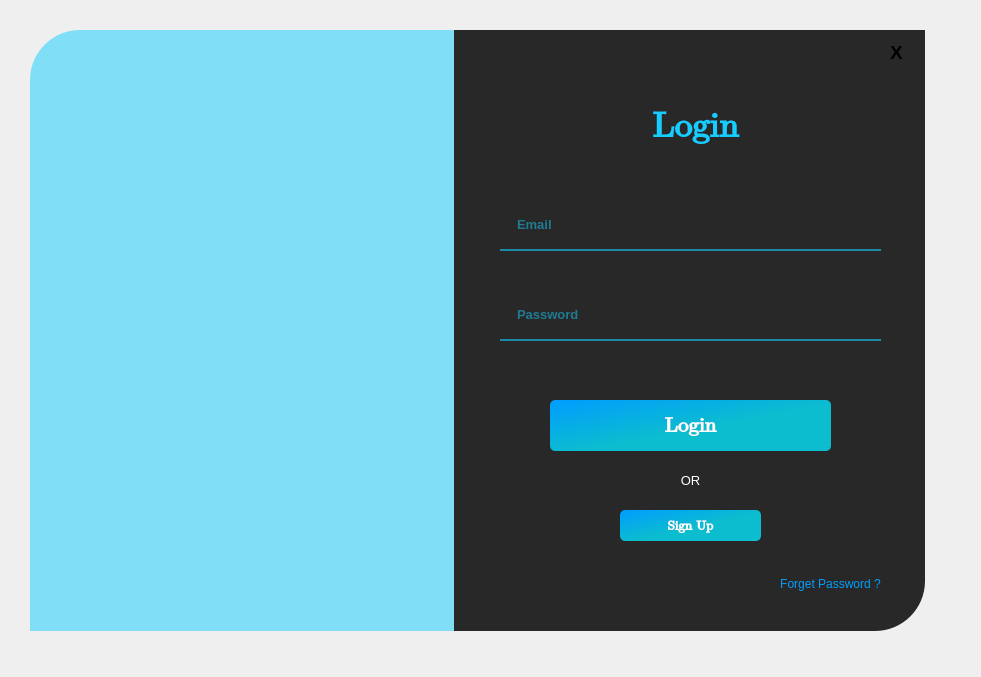
<?xml version="1.0" encoding="UTF-8"?>
<ui version="4.0">
 <class>Login</class>
 <widget class="QMainWindow" name="Login">
  <property name="geometry">
   <rect>
    <x>0</x>
    <y>0</y>
    <width>981</width>
    <height>677</height>
   </rect>
  </property>
  <property name="windowTitle">
   <string>MainWindow</string>
  </property>
  <widget class="QWidget" name="centralwidget">
   <widget class="QWidget" name="widget" native="true">
    <property name="geometry">
     <rect>
      <x>0</x>
      <y>0</y>
      <width>951</width>
      <height>661</height>
     </rect>
    </property>
    <widget class="QLabel" name="label">
     <property name="geometry">
      <rect>
       <x>30</x>
       <y>30</y>
       <width>491</width>
       <height>601</height>
      </rect>
     </property>
     <property name="styleSheet">
      <string notr="true">border-image: url(:/background/background.jpg);
border-top-left-radius:50px;
</string>
     </property>
     <property name="text">
      <string/>
     </property>
     <property name="scaledContents">
      <bool>true</bool>
     </property>
    </widget>
    <widget class="QLabel" name="label_2">
     <property name="geometry">
      <rect>
       <x>454</x>
       <y>30</y>
       <width>471</width>
       <height>601</height>
      </rect>
     </property>
     <property name="cursor">
      <cursorShape>IBeamCursor</cursorShape>
     </property>
     <property name="styleSheet">
      <string notr="true">background-color: rgb(40, 40, 40);
border-bottom-right-radius:50px;</string>
     </property>
     <property name="text">
      <string/>
     </property>
    </widget>
    <widget class="QPushButton" name="pushButton">
     <property name="geometry">
      <rect>
       <x>870</x>
       <y>32</y>
       <width>53</width>
       <height>41</height>
      </rect>
     </property>
     <property name="font">
      <font>
       <pointsize>14</pointsize>
       <weight>75</weight>
       <bold>true</bold>
      </font>
     </property>
     <property name="styleSheet">
      <string notr="true">QPushButton{
	color:rgb(0, 0, 0);
	border:none;
}
QPushButton:hover{
	background-color:rgb(255, 0, 0);
	color:rgb(255, 255, 255);
}</string>
     </property>
     <property name="text">
      <string>X</string>
     </property>
    </widget>
    <widget class="QLabel" name="label_3">
     <property name="geometry">
      <rect>
       <x>80</x>
       <y>30</y>
       <width>841</width>
       <height>41</height>
      </rect>
     </property>
     <property name="text">
      <string/>
     </property>
    </widget>
    <widget class="QLabel" name="label_4">
     <property name="geometry">
      <rect>
       <x>570</x>
       <y>100</y>
       <width>251</width>
       <height>51</height>
      </rect>
     </property>
     <property name="font">
      <font>
       <family>Cambria Math</family>
       <pointsize>26</pointsize>
       <weight>75</weight>
       <bold>true</bold>
      </font>
     </property>
     <property name="styleSheet">
      <string notr="true">color: rgb(21, 205, 255);</string>
     </property>
     <property name="text">
      <string>Login</string>
     </property>
     <property name="alignment">
      <set>Qt::AlignCenter</set>
     </property>
    </widget>
    <widget class="QLineEdit" name="lineEdit">
     <property name="geometry">
      <rect>
       <x>500</x>
       <y>200</y>
       <width>381</width>
       <height>51</height>
      </rect>
     </property>
     <property name="font">
      <font>
       <pointsize>10</pointsize>
       <weight>75</weight>
       <bold>true</bold>
      </font>
     </property>
     <property name="cursor">
      <cursorShape>IBeamCursor</cursorShape>
     </property>
     <property name="styleSheet">
      <string notr="true">background-color:rgba(0,0,0,0);
border:none;
border-bottom:2px solid rgba(21, 205, 255, 150);
padding: 7px 15px 7px 15px;
color: rgb(21, 205, 255);</string>
     </property>
     <property name="echoMode">
      <enum>QLineEdit::Normal</enum>
     </property>
     <property name="cursorPosition">
      <number>0</number>
     </property>
     <property name="alignment">
      <set>Qt::AlignLeading|Qt::AlignLeft|Qt::AlignVCenter</set>
     </property>
     <property name="dragEnabled">
      <bool>false</bool>
     </property>
     <property name="readOnly">
      <bool>false</bool>
     </property>
     <property name="placeholderText">
      <string>Email</string>
     </property>
     <property name="cursorMoveStyle">
      <enum>Qt::VisualMoveStyle</enum>
     </property>
     <property name="clearButtonEnabled">
      <bool>false</bool>
     </property>
    </widget>
    <widget class="QLineEdit" name="lineEdit_2">
     <property name="geometry">
      <rect>
       <x>500</x>
       <y>290</y>
       <width>381</width>
       <height>51</height>
      </rect>
     </property>
     <property name="font">
      <font>
       <pointsize>10</pointsize>
       <weight>75</weight>
       <bold>true</bold>
      </font>
     </property>
     <property name="cursor">
      <cursorShape>IBeamCursor</cursorShape>
     </property>
     <property name="styleSheet">
      <string notr="true">background-color:rgba(0,0,0,0);
border:none;
border-bottom:2px solid rgba(21, 205, 255, 150);
padding: 7px 15px 7px 15px;
color: rgb(21, 205, 255);</string>
     </property>
     <property name="echoMode">
      <enum>QLineEdit::Password</enum>
     </property>
     <property name="cursorPosition">
      <number>0</number>
     </property>
     <property name="alignment">
      <set>Qt::AlignLeading|Qt::AlignLeft|Qt::AlignVCenter</set>
     </property>
     <property name="dragEnabled">
      <bool>false</bool>
     </property>
     <property name="readOnly">
      <bool>false</bool>
     </property>
     <property name="placeholderText">
      <string>Password</string>
     </property>
     <property name="cursorMoveStyle">
      <enum>Qt::VisualMoveStyle</enum>
     </property>
     <property name="clearButtonEnabled">
      <bool>false</bool>
     </property>
    </widget>
    <widget class="QPushButton" name="pushButton_2">
     <property name="geometry">
      <rect>
       <x>550</x>
       <y>400</y>
       <width>281</width>
       <height>51</height>
      </rect>
     </property>
     <property name="font">
      <font>
       <family>Cambria Math</family>
       <pointsize>16</pointsize>
       <weight>75</weight>
       <bold>true</bold>
      </font>
     </property>
     <property name="styleSheet">
      <string notr="true">background-color: qlineargradient(spread:pad, x1:0, y1:0, x2:1, y2:0.955, stop:0 rgba(0, 157, 255, 255), stop:0.552239 rgba(12, 188, 207, 255));
border-radius:5px;
color: rgb(255, 255, 255);</string>
     </property>
     <property name="text">
      <string>Login</string>
     </property>
    </widget>
    <widget class="QLabel" name="label_7">
     <property name="geometry">
      <rect>
       <x>660</x>
       <y>470</y>
       <width>61</width>
       <height>21</height>
      </rect>
     </property>
     <property name="font">
      <font>
       <pointsize>10</pointsize>
       <weight>50</weight>
       <bold>false</bold>
       <underline>false</underline>
      </font>
     </property>
     <property name="styleSheet">
      <string notr="true">color:rgb(255, 255, 255);</string>
     </property>
     <property name="text">
      <string>OR</string>
     </property>
     <property name="alignment">
      <set>Qt::AlignCenter</set>
     </property>
    </widget>
    <widget class="QPushButton" name="pushButton_3">
     <property name="geometry">
      <rect>
       <x>620</x>
       <y>510</y>
       <width>141</width>
       <height>31</height>
      </rect>
     </property>
     <property name="font">
      <font>
       <family>Cambria Math</family>
       <pointsize>10</pointsize>
       <weight>75</weight>
       <bold>true</bold>
      </font>
     </property>
     <property name="cursor">
      <cursorShape>PointingHandCursor</cursorShape>
     </property>
     <property name="styleSheet">
      <string notr="true">background-color: qlineargradient(spread:pad, x1:0, y1:0, x2:1, y2:0.955, stop:0 rgba(0, 157, 255, 255), stop:0.552239 rgba(12, 188, 207, 255));
border-radius:5px;
color: rgb(255, 255, 255);</string>
     </property>
     <property name="text">
      <string>Sign Up</string>
     </property>
    </widget>
    <widget class="QPushButton" name="pushButton_4">
     <property name="geometry">
      <rect>
       <x>770</x>
       <y>570</y>
       <width>121</width>
       <height>28</height>
      </rect>
     </property>
     <property name="font">
      <font>
       <pointsize>9</pointsize>
      </font>
     </property>
     <property name="styleSheet">
      <string notr="true">color: rgb(1, 158, 253);
border:none;</string>
     </property>
     <property name="text">
      <string>Forget Password ?</string>
     </property>
    </widget>
    <widget class="QLabel" name="label_5">
     <property name="geometry">
      <rect>
       <x>30</x>
       <y>30</y>
       <width>491</width>
       <height>601</height>
      </rect>
     </property>
     <property name="styleSheet">
      <string notr="true">background-color: rgba(21, 205, 255, 130);
border-top-left-radius:50px;</string>
     </property>
     <property name="text">
      <string/>
     </property>
     <property name="scaledContents">
      <bool>true</bool>
     </property>
    </widget>
    <zorder>label</zorder>
    <zorder>label_5</zorder>
    <zorder>label_2</zorder>
    <zorder>label_3</zorder>
    <zorder>pushButton</zorder>
    <zorder>label_4</zorder>
    <zorder>lineEdit</zorder>
    <zorder>lineEdit_2</zorder>
    <zorder>pushButton_2</zorder>
    <zorder>label_7</zorder>
    <zorder>pushButton_3</zorder>
    <zorder>pushButton_4</zorder>
   </widget>
  </widget>
 </widget>
 <resources>
  <include location="res.qrc"/>
 </resources>
 <connections/>
</ui>
